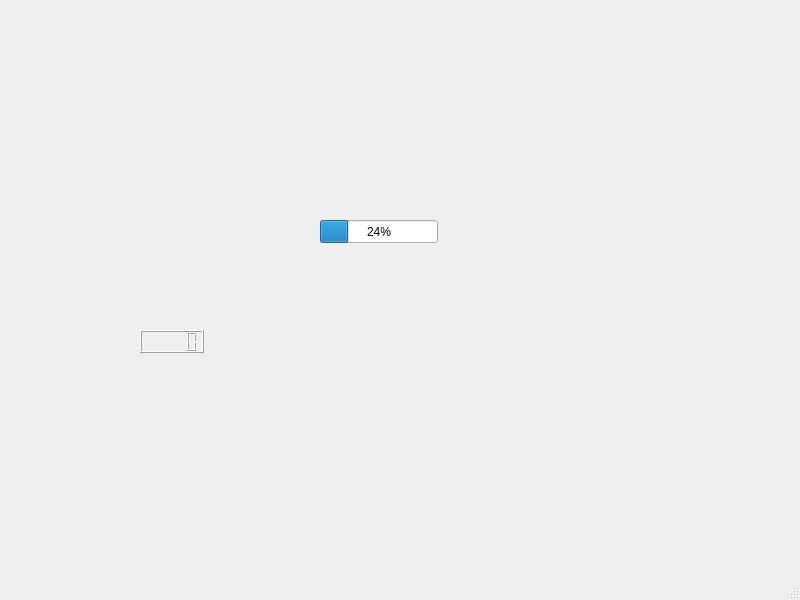
<?xml version="1.0" encoding="UTF-8"?>
<ui version="4.0">
 <class>MainWindow</class>
 <widget class="QMainWindow" name="MainWindow">
  <property name="geometry">
   <rect>
    <x>0</x>
    <y>0</y>
    <width>800</width>
    <height>600</height>
   </rect>
  </property>
  <property name="windowTitle">
   <string>MainWindow</string>
  </property>
  <widget class="QWidget" name="centralwidget">
   <widget class="QProgressBar" name="progressBar">
    <property name="geometry">
     <rect>
      <x>320</x>
      <y>220</y>
      <width>118</width>
      <height>23</height>
     </rect>
    </property>
    <property name="value">
     <number>24</number>
    </property>
   </widget>
   <widget class="QLCDNumber" name="lcdNumber">
    <property name="geometry">
     <rect>
      <x>140</x>
      <y>330</y>
      <width>64</width>
      <height>23</height>
     </rect>
    </property>
   </widget>
  </widget>
  <widget class="QMenuBar" name="menubar">
   <property name="geometry">
    <rect>
     <x>0</x>
     <y>0</y>
     <width>800</width>
     <height>26</height>
    </rect>
   </property>
  </widget>
  <widget class="QStatusBar" name="statusbar"/>
 </widget>
 <resources/>
 <connections/>
</ui>
